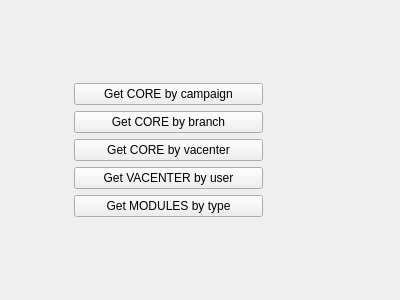
<?xml version="1.0" encoding="UTF-8"?>
<ui version="4.0">
 <class>RMForm</class>
 <widget class="QWidget" name="RMForm">
  <property name="geometry">
   <rect>
    <x>0</x>
    <y>0</y>
    <width>400</width>
    <height>300</height>
   </rect>
  </property>
  <property name="windowTitle">
   <string>Form</string>
  </property>
  <layout class="QGridLayout" name="gridLayout" columnstretch="1,3,2">
   <item row="4" column="1">
    <widget class="QPushButton" name="vacenterByUserButton">
     <property name="text">
      <string>Get VACENTER by user</string>
     </property>
    </widget>
   </item>
   <item row="2" column="0">
    <spacer name="horizontalSpacer_2">
     <property name="orientation">
      <enum>Qt::Horizontal</enum>
     </property>
     <property name="sizeHint" stdset="0">
      <size>
       <width>40</width>
       <height>20</height>
      </size>
     </property>
    </spacer>
   </item>
   <item row="2" column="2">
    <spacer name="horizontalSpacer">
     <property name="orientation">
      <enum>Qt::Horizontal</enum>
     </property>
     <property name="sizeHint" stdset="0">
      <size>
       <width>40</width>
       <height>20</height>
      </size>
     </property>
    </spacer>
   </item>
   <item row="3" column="1">
    <widget class="QPushButton" name="coreByVacenterButton">
     <property name="text">
      <string>Get CORE by vacenter</string>
     </property>
    </widget>
   </item>
   <item row="0" column="1">
    <spacer name="verticalSpacer_2">
     <property name="orientation">
      <enum>Qt::Vertical</enum>
     </property>
     <property name="sizeHint" stdset="0">
      <size>
       <width>20</width>
       <height>40</height>
      </size>
     </property>
    </spacer>
   </item>
   <item row="1" column="1">
    <widget class="QPushButton" name="coreByCampaignButton">
     <property name="text">
      <string>Get CORE by campaign</string>
     </property>
    </widget>
   </item>
   <item row="2" column="1">
    <widget class="QPushButton" name="coreByBranchButton">
     <property name="text">
      <string>Get CORE by branch</string>
     </property>
    </widget>
   </item>
   <item row="6" column="1">
    <spacer name="verticalSpacer">
     <property name="orientation">
      <enum>Qt::Vertical</enum>
     </property>
     <property name="sizeHint" stdset="0">
      <size>
       <width>20</width>
       <height>40</height>
      </size>
     </property>
    </spacer>
   </item>
   <item row="5" column="1">
    <widget class="QPushButton" name="modulesbytypeButton">
     <property name="text">
      <string>Get MODULES by type</string>
     </property>
    </widget>
   </item>
  </layout>
 </widget>
 <resources/>
 <connections/>
</ui>
